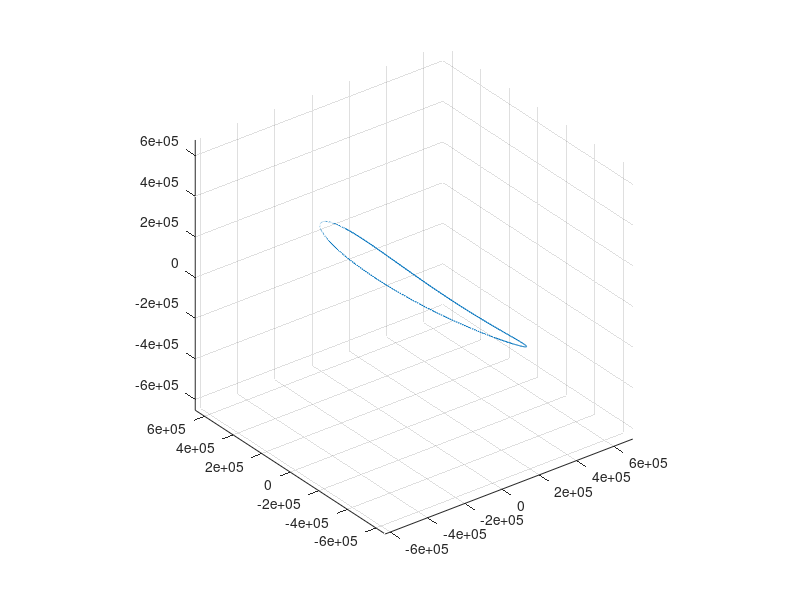
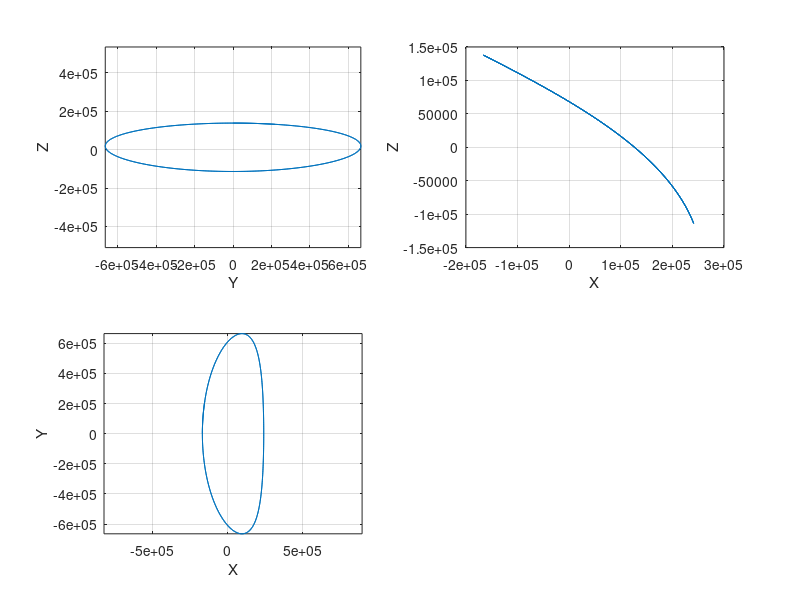

Reproduce these figures in MATLAB, in order.
%%%%%%%%%%%%%%%%%%%%%%%%%%%%%%%%%%%%%%%%%
% Reproduce Richardson 1980 - Analytic
%    Construction of Periodic Orbits
%    About the Collinear Points Results
%%%%%%%%%%%%%%%%%%%%%%%%%%%%%%%%%%%%%%%%%

global params
format long;
% clear; clc; close all;

atL2 = 0;
atL1 = 1;

n1 = 1.99099e-7;
a1 = 1.49598e8;
mu = 3.04036e-6;
params.Az = 125000;

% 
% n1 = 1.990986606e-7;
% a1 = 1.495978714e8;
% mu = 3.040357143e-6;
% params.Az = 110000;

L1 = roots([1,-(3-mu),(3-2*mu),-mu,2*mu,-mu]);
L2 = roots([1,(3-mu),(3-2*mu),-mu,-2*mu,-mu]);
L3 = roots([1,(2+mu),(1+2*mu),-(1-mu),-2*(1-mu),-(1-mu)]);

%%% x-position of Lagrange points in rotating frame
xL1 = L1(find(imag(L1)==0 & real(L1)>0));
xL2 = L2(find(imag(L2)==0 & real(L2)>0));
xL3 = L3(find(imag(L3)==0 & real(L3)>0));

%%% distance from Sun (mass 1 - primary) to Lagrange points 1, 2, and 3
r1_L1 = abs(1-xL1);
r1_L2 = abs(1+xL2);
r1_L3 = abs(xL3);

%%% distance from Jupiter (mass 2 - secondary) to Lagrange points 1, 2, and 3
r2_L1 = abs(xL1);
r2_L2 = abs(xL2);
r2_L3 = abs(1+xL3);

% Energy cases
E1 = -0.5*((1-mu)*r1_L1^2+mu*r2_L1^2)-(1-mu)/r1_L1-mu/r2_L1;
E2 = -0.5*((1-mu)*r1_L2^2+mu*r2_L2^2)-(1-mu)/r1_L2-mu/r2_L2;
E3 = -0.5*((1-mu)*r1_L3^2+mu*r2_L3^2)-(1-mu)/r1_L3-mu/r2_L3;
E4 = -3/2;
E5 = -3/2;

if(atL2)
    gamma = r2_L2;
    rE = r2_L2*a1;
    c2 = (1/gamma^3)*((-1)^2*mu+(-1)^2*(1-mu)*gamma^3/(1+gamma)^3);   %good
    c3 = (1/gamma^3)*((-1)^3*mu+(-1)^3*(1-mu)*gamma^4/(1+gamma)^4);   %good
    c4 = (1/gamma^3)*((-1)^4*mu+(-1)^4*(1-mu)*gamma^5/(1+gamma)^5);   %good
elseif(atL1)
    gamma = r2_L1;
    rE = r2_L1*a1;
    c2 = (1/gamma^3)*((1)^2*mu+(-1)^2*(1-mu)*gamma^3/(1-gamma)^3);   %good
    c3 = (1/gamma^3)*((1)^3*mu+(-1)^3*(1-mu)*gamma^4/(1-gamma)^4);   %good
    c4 = (1/gamma^3)*((1)^4*mu+(-1)^4*(1-mu)*gamma^5/(1-gamma)^5);   %good
end

params.Az = params.Az/rE;

lambda = roots([1,0,(c2-2),0,-(c2-1)*(1+2*c2)]);                  
lambda = lambda(find(imag(lambda)==0 & real(lambda)>0));          %good

wp = sqrt((2-c2+sqrt(9*c2^2-8*c2))/2);                            %good
wv=sqrt(c2);                                                      %good
k = (wp^2+1+2*c2)/(2*wp);                                         %good
delta = wp^2-c2;                                                  %good

d1 = (3*lambda^2/k)*(k*(6*lambda^2-1)-2*lambda);                  %good
d2 = (8*lambda^2/k)*(k*(11*lambda^2-1)-2*lambda);                 %good

a21 = 3*c3*(k^2-2)/(4*(1+2*c2));                                  %good
a22 = 3*c3/(4*(1+2*c2));                                          %good
a23 = (-3*c3*lambda/(4*k*d1))*(3*k^3*lambda-6*k*(k-lambda)+4);    %good
a24 = (-3*c3*lambda/(4*k*d1))*(2+3*k*lambda);                     %good

d21 = -c3/(2*lambda^2);                                           %good
d31 = (3/(64*lambda^2))*(4*c3*a24+c4);                            %good
d32 = (3/(64*lambda^2))*(4*c3*(a23-d21)+c4*(4+k^2));              %good

b21 = (-3*c3*lambda/(2*d1))*(3*k*lambda-4);                       %good
b22 = (3*c3*lambda)/d1;                                           %good
b31 = (3/(8*d2))*(8*lambda*(3*c3*(k*b21-2*a23)-c4*(2+3*k^2))+(9*lambda^2+1+2*c2)*(4*c3*(k*a23-b21)+k*c4*(4+k^2))); %good
b32 = (9*lambda/d2)*(c3*(k*b22+d21-2*a24)-c4) + (3*(9*lambda^2+1+2*c2)/(8*d2))*(4*c3*(k*a24-b22)+k*c4); %good


a31 = (-9*lambda/(4*d2))*(4*c3*(k*a23-b21)+k*c4*(4+k^2)) + ((9*lambda^2+1-c2)/(2*d2))*(3*c3*(2*a23-k*b21)+c4*(2+3*k^2)); %good
a32 = (-9*lambda/(4*d2))*(4*c3*(k*a24-b22)+k*c4)-(3/(2*d2))*(9*lambda^2+1-c2)*(c3*(k*b22+d21-2*a24)-c4);


s1 = (1/(2*lambda*(lambda*(1+k^2)-2*k)))*(1.5*c3*(2*a21*(k^2-2)-a23*(k^2+2)-2*k*b21)-(3/8)*c4*(3*k^4-8*k^2+8)); %good
s2 = (1/(2*lambda*(lambda*(1+k^2)-2*k)))*(1.5*c3*(2*a22*(k^2-2)+a24*(k^2+2)+2*k*b22+5*d21)+(3/8)*c4*(12-k^2));  %good
l1 = -1.5*c3*(2*a21+a23+5*d21)-(3/8)*c4*(12-k^2)+2*lambda^2*s1;   %good
l2 = 1.5*c3*(a24-2*a22)+(9/8)*c4+2*lambda^2*s2;                   %good

Ax = sqrt((-l2*params.Az^2-delta)/l1);
Ax_km = Ax*rE;

w = 1 + s1*Ax^2 + s2*params.Az^2;

T = (2*pi/(lambda*w*n1))/(3600*24);

delta_n = 1; % for northern halo, enter -1 for southern halo
t = 0:0.01:2*pi;
phi = 0;
tau1 = lambda*(w*t)+phi;

x = (a21*Ax^2 + a22*params.Az^2 - Ax*cos(tau1) + (a23*Ax^2 - a24*params.Az^2)*cos(2*tau1) + (a31*Ax^3-a32*Ax*params.Az^2)*cos(3*tau1))*rE;
y = (k*Ax*sin(tau1) + (b21*Ax^2-b22*params.Az^2)*sin(2*tau1) + (b31*Ax^3 - b32*Ax*params.Az^2)*sin(3*tau1))*rE;
z = (delta_n*params.Az*cos(tau1) + delta_n*d21*Ax*params.Az*(cos(2*tau1)-3)+delta_n*(d32*params.Az*Ax^2-d31*params.Az^3)*cos(3*tau1))*rE;

figure(1)
plot3(x,y,z); grid on;
axis equal

figure(2)
subplot(2,2,1);
plot(y,z); xlabel('Y'); ylabel('Z');
axis equal
grid on;
subplot(2,2,2);
plot(x,z); xlabel('X'); ylabel('Z');
grid on;
subplot(2,2,3);
plot(x,y); xlabel('X'); ylabel('Y');
axis equal
grid on;


x0 = a21*Ax^2 + a22*(params.Az)^2 - Ax*cos(phi) + (a23*Ax^2 - a24*params.Az^2)*cos(2*phi) + (a31*Ax^3-a32*Ax*params.Az^2)*cos(3*phi);
y0 = k*Ax*sin(phi) + (b21*Ax^2-b22*params.Az^2)*sin(2*phi)+(b31*Ax^3-b32*Ax*params.Az^2)*sin(3*phi);
z0 = delta_n*params.Az*cos(phi) + delta_n*d21*Ax*params.Az*(cos(phi)-3)+delta_n*(d32*params.Az*Ax^2-d31*params.Az^3)*cos(3*phi);
xdot0 = lambda*w*(Ax*sin(phi)-2*(a23*Ax^2-a24*params.Az^2)*sin(2*phi)-3*(a31*Ax^3-a32*Ax*params.Az^2)*sin(3*phi));
ydot0 = lambda*w*(k*Ax*cos(phi) + 2*(b21*Ax^2-b22*params.Az^2)*cos(2*phi) + 3*(b31*Ax^3-b32*Ax*params.Az^2)*cos(3*phi));
zdot0 = -lambda*w*delta_n*(params.Az*sin(phi)+2*d21*Ax*params.Az*sin(2*phi)+3*(d32*params.Az*Ax^2-d31*params.Az^3)*sin(3*phi));

x0_l = [x0;y0;z0;xdot0;ydot0;zdot0];

x0_ = (x0_l*rE+[1-mu-gamma;0;0;0;0;0].*a1)/a1





